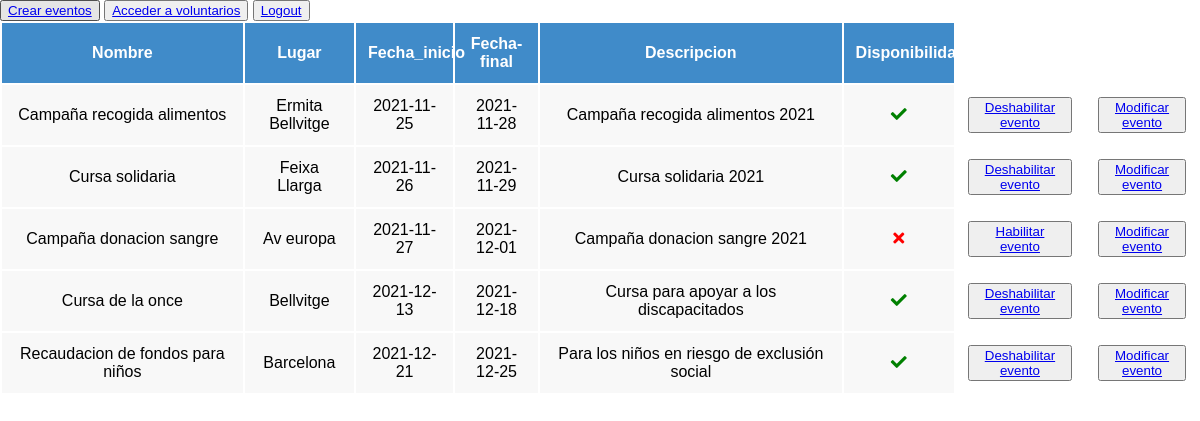
The page /view/zona.eventos.php (signed in) on the database its author committed.
### tables this page shows
CREATE TABLE `tbl_evento` (
  `id_evento` int(11) NOT NULL,
  `nombre_evento` varchar(50) NOT NULL,
  `lugar_evento` varchar(50) NOT NULL,
  `fecha_inicio_evento` date NOT NULL,
  `fecha_final_evento` date NOT NULL,
  `descripcion` text NOT NULL,
  `path` varchar(100) NOT NULL,
  `disponibilidad_evento` tinyint(1) NOT NULL
);

### view/zona.eventos.php (the view, shortened to what this page needs)
<?php
require_once "../services/connection.php";
if ($_SESSION['email']=="") {
    header("location:login.html");
}else {
?>
<!DOCTYPE html>
<html lang="en">
<head>
    <link href="../css/style.css" rel="stylesheet">
    <link rel="stylesheet" href="https://pro.fontawesome.com/releases/v5.10.0/css/all.css"/>
</head>
<body>
    <button type="submit"><a type='button' href='formularioeventos.php'>Crear eventos</a></button>
    <button type="submit"><a type='button' href='zona.voluntarios.php'>Acceder a voluntarios</a></button>
    <button type="submit"><a type='button' href="../proceses/logout.proc.php">Logout</a></button>
    <?php
    $sentencia2=$pdo->prepare("SELECT * FROM tbl_evento");
    $sentencia2->execute();
    echo  "<div>";
    echo  "<table>";
    echo  "<tr>";
    echo  "<th class='blue'>Nombre</th>";
    echo  "<th class='blue'>Lugar</th>";
    echo  "<th class='blue'>Fecha_inicio</th>";
    echo  "<th class='blue'>Fecha-final</th>";
    echo  "<th class='blue'>Descripcion</th>";
    echo  "<th class='blue'>Disponibilidad</th>";
    echo  "</tr>";
    foreach ($sentencia2 as $localizacion2) {
        echo  "<tr>";
            echo "<td class='gris'>{$localizacion2['nombre_evento']}</td>";
            echo "<td class='gris'>{$localizacion2['lugar_evento']}</td>";
            echo "<td class='gris'>{$localizacion2['fecha_inicio_evento']}</td>";
            echo "<td class='gris'>{$localizacion2['fecha_final_evento']}</td>";
            echo "<td class='gris'>{$localizacion2['descripcion']}</td>";
            if ($localizacion2['disponibilidad_evento']==1) {
                echo "<td class='gris'><i class='fas fa-check green'></i></td>";
                echo "<td><button type='submit'><a type='button' href='../proceses/desactivardisponibilidad.php?id_evento={$localizacion2['id_evento']}'>Deshabilitar evento</a></button></td>";
            }else{
                echo "<td class='gris'><i class='fas fa-times red'></i></td>";
                echo "<td><button type='submit'><a type='button' href='../proceses/activardisponibilidad.php?id_evento={$localizacion2['id_evento']}'>Habilitar evento</a></button></td>";
            }
            echo "<td><button type='submit'><a type='button' href='modeventos.php?id_evento={$localizacion2['id_evento']}'>Modificar evento</a></button></td>";
        echo "</tr>";
    }
    echo "</table>";
    echo "</div>";
    ?>
</body>
</html>
<?php
}
?>

### css/style.css (style rules this page uses)
* { box-sizing: border-box; font-family: Arial, Helvetica, sans-serif; }
body { margin: 0; }
table { width: 100%; }
tr { padding: 1%; text-align: center; }
th { padding: 1%; text-align: center; }
td { padding: 1%; text-align: center; }
.gris { background-color: #f8f8f8; }
.blue { background-color: #408bc9; color: white; }
.green { color: green; }
.red { color: red; }

### rows shown on the page
tbl_evento: nombre_evento "Campaña recogida alimentos", lugar_evento "Ermita Bellvitge", fecha_inicio_evento "2021-11-25", fecha_final_evento "2021-11-28", descripcion "Campaña recogida alimentos 2021"
tbl_evento: nombre_evento "Cursa solidaria", lugar_evento "Feixa Llarga", fecha_inicio_evento "2021-11-26", fecha_final_evento "2021-11-29", descripcion "Cursa solidaria 2021"
tbl_evento: nombre_evento "Campaña donacion sangre", lugar_evento "Av europa", fecha_inicio_evento "2021-11-27", fecha_final_evento "2021-12-01", descripcion "Campaña donacion sangre 2021"
tbl_evento: nombre_evento "Cursa de la once", lugar_evento "Bellvitge", fecha_inicio_evento "2021-12-13", fecha_final_evento "2021-12-18", descripcion "Cursa para apoyar a los discapacitados"
tbl_evento: nombre_evento "Recaudacion de fondos para niños", lugar_evento "Barcelona", fecha_inicio_evento "2021-12-21", fecha_final_evento "2021-12-25", descripcion "Para los niños en riesgo de exclusión social"
